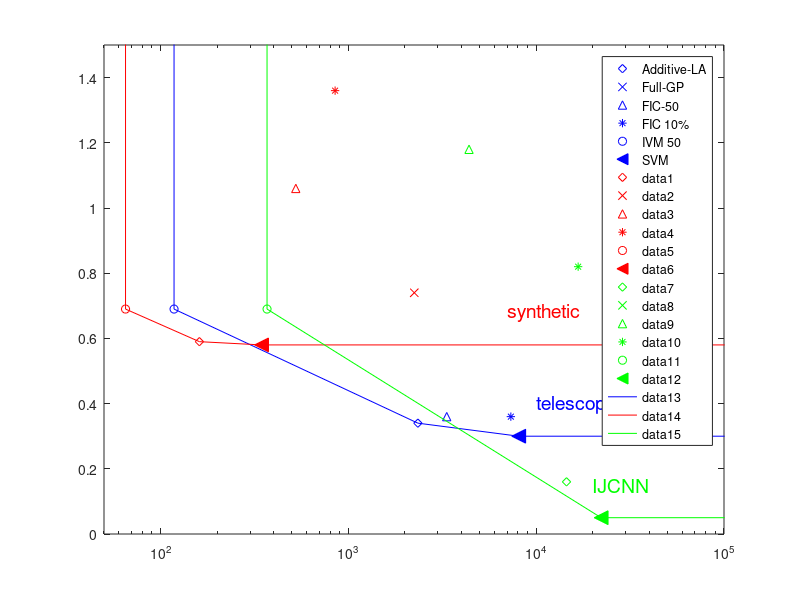

This chart was generated by the following MATLAB code: (Note: this script raises an error after producing the figure.)
synth=[
0.59  161
0.74 2244
1.06 525
01.36 850
0.69 65.1
0.58  345
]

telescope = [
0.34  2345
NaN  inf
0.36 3340
0.36 7331
0.69 118
0.30  8070
]

IJCNN = [
0.16  14505
NaN  inf
1.18 4390
0.82 16728
0.69  369
0.05  22170
]

%%


semilogx(telescope(1,2),telescope(1,1),['bd'],telescope(2,2),telescope(2,1),['bx'],telescope(3,2),telescope(3,1),['b^'],...
    telescope(4,2),telescope(4,1),['b*'],telescope(5,2),telescope(5,1),['bo'],telescope(6,2),telescope(6,1),['b<'],'MarkerSize',10,'MarkerFaceColor','b')
legend('Additive-LA','Full-GP','FIC-50','FIC 10%','IVM 50','SVM');
hold on

semilogx(synth(1,2),synth(1,1),['rd'],synth(2,2),synth(2,1),['rx'],synth(3,2),synth(3,1),['r^'],...
    synth(4,2),synth(4,1),['r*'],synth(5,2),synth(5,1),['ro'],synth(6,2),synth(6,1),['r<'],'MarkerSize',10,'MarkerFaceColor','r')


semilogx(IJCNN(1,2),IJCNN(1,1),['gd'],IJCNN(2,2),IJCNN(2,1),['gx'],IJCNN(3,2),IJCNN(3,1),['g^'],...
    IJCNN(4,2),IJCNN(4,1),['g*'],IJCNN(5,2),IJCNN(5,1),['go'],IJCNN(6,2),IJCNN(6,1),['g<'],'MarkerSize',10,'MarkerFaceColor','g')

% pareto lines
semilogx([telescope(5,2),telescope(5,2),telescope(1,2),telescope(6,2),telescope(6,2)+1e10], [telescope(5,1)+1e4,telescope(5,1),telescope(1,1),telescope(6,1),telescope(6,1)],['b'])
semilogx([synth(5,2),synth(5,2),synth(1,2),synth(6,2),synth(6,2)+1e10], [synth(5,1)+1e4,synth(5,1),synth(1,1),synth(6,1),synth(6,1)],['r'])
semilogx([IJCNN(5,2),IJCNN(5,2),IJCNN(6,2),IJCNN(6,2)+1e10], [IJCNN(5,1)+1e4,IJCNN(5,1),IJCNN(6,1),IJCNN(6,1)],['g'])
text(1e4,0.3+0.1, 'telescope','FontSize',14,'Color','b')
text(0.7e4,0.58+0.1, 'synthetic','FontSize',14,'Color','r')
text(2e4,0.05+0.1, 'IJCNN','FontSize',14,'Color','g')


hold off
axis([50,10e4,0,1.5]);
ylabel('MNLL','FontSize',fntsz);
xlabel('Runtime (s)','FontSize',fntsz);
set(gca,'fontsize',14);
